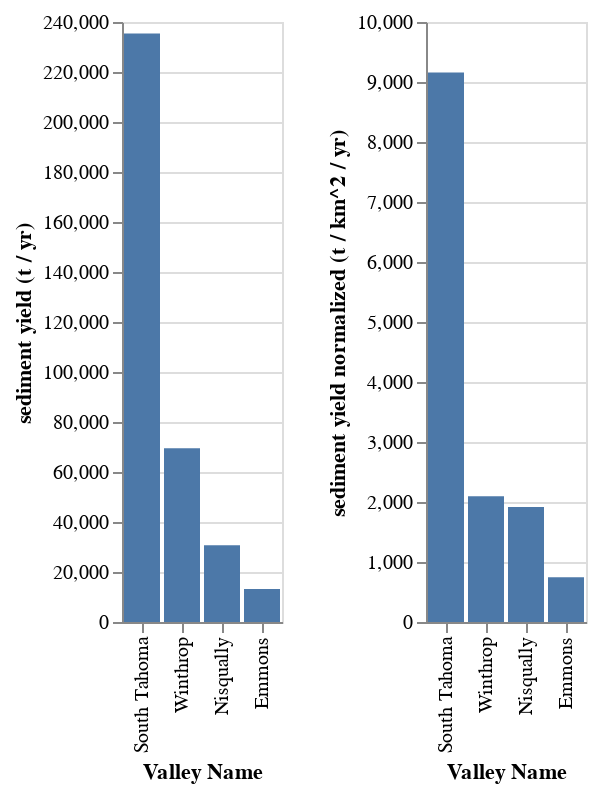

The notebook cell this image was saved under:
### Code cell
alt.Chart(df.drop(columns='geometry')).mark_bar().encode( 
    alt.X('Valley Name', sort='-y'),
    alt.Y("sediment yield (t / yr)"),
) | alt.Chart(df.drop(columns='geometry')).mark_bar().encode(
    alt.X('Valley Name', sort='-y'),
    alt.Y("sediment yield normalized (t / km^2 / yr)"),
)

### Figure 1 — Vega-Lite specification as saved in the notebook (floating-point values rounded to 4 significant figures)
{"config": {"view": {"continuousWidth": 400, "continuousHeight": 300}}, "hconcat": [{"data": {"name": "data-5e8b6bba8283f5301756d135adc24809"}, "mark": "bar", "encoding": {"x": {"type": "nominal", "field": "Valley Name", "sort": "-y"}, "y": {"type": "quantitative", "field": "sediment yield (t / yr)"}}}, {"data": {"name": "data-5e8b6bba8283f5301756d135adc24809"}, "mark": "bar", "encoding": {"x": {"type": "nominal", "field": "Valley Name", "sort": "-y"}, "y": {"type": "quantitative", "field": "sediment yield normalized (t / km^2 / yr)"}}}], "$schema": "https://vega.github.io/schema/vega-lite/v4.8.1.json", "datasets": {"data-5e8b6bba8283f5301756d135adc24809": [{"Valley Name": "Emmons", "cumulative volume": 436000, "N years": 56, "Id": 0, "area": 993200.0, "dtm": 1648.0, "drainage area": 17.61, "slope": 20.11, "aspect": 157.3, "curvature": -0.336, "watershed area (square km)": 17.61, "cumulative mass": 736800000.0, "sediment yield (kg / yr)": 13160000.0, "sediment yield (t / yr)": 13160.0, "sediment yield normalized (kg / km^2 / yr)": 747400.0, "sediment yield normalized (t / km^2 / yr)": 747.4}, {"Valley Name": "Nisqually", "cumulative volume": 1018200, "N years": 56, "Id": 0, "area": 734800.0, "dtm": 1451.0, "drainage area": 16.05, "slope": 28.17, "aspect": 219.6, "curvature": -0.5332, "watershed area (square km)": 16.05, "cumulative mass": 1721000000.0, "sediment yield (kg / yr)": 30730000.0, "sediment yield (t / yr)": 30730.0, "sediment yield normalized (kg / km^2 / yr)": 1915000.0, "sediment yield normalized (t / km^2 / yr)": 1915.0}, {"Valley Name": "South Tahoma", "cumulative volume": 7939000, "N years": 57, "Id": 0, "area": 1575000.0, "dtm": 1334.0, "drainage area": 25.7, "slope": 19.76, "aspect": 220.0, "curvature": -0.3103, "watershed area (square km)": 25.7, "cumulative mass": 13420000000.0, "sediment yield (kg / yr)": 235400000.0, "sediment yield (t / yr)": 235400.0, "sediment yield normalized (kg / km^2 / yr)": 9158000.0, "sediment yield normalized (t / km^2 / yr)": 9158.0}, {"Valley Name": "Winthrop", "cumulative volume": 2302000, "N years": 56, "Id": 0, "area": 623600.0, "dtm": 1659.0, "drainage area": 33.12, "slope": 22.74, "aspect": 193.8, "curvature": -0.7474, "watershed area (square km)": 33.12, "cumulative mass": 3890000000.0, "sediment yield (kg / yr)": 69470000.0, "sediment yield (t / yr)": 69470.0, "sediment yield normalized (kg / km^2 / yr)": 2098000.0, "sediment yield normalized (t / km^2 / yr)": 2098.0}]}}
